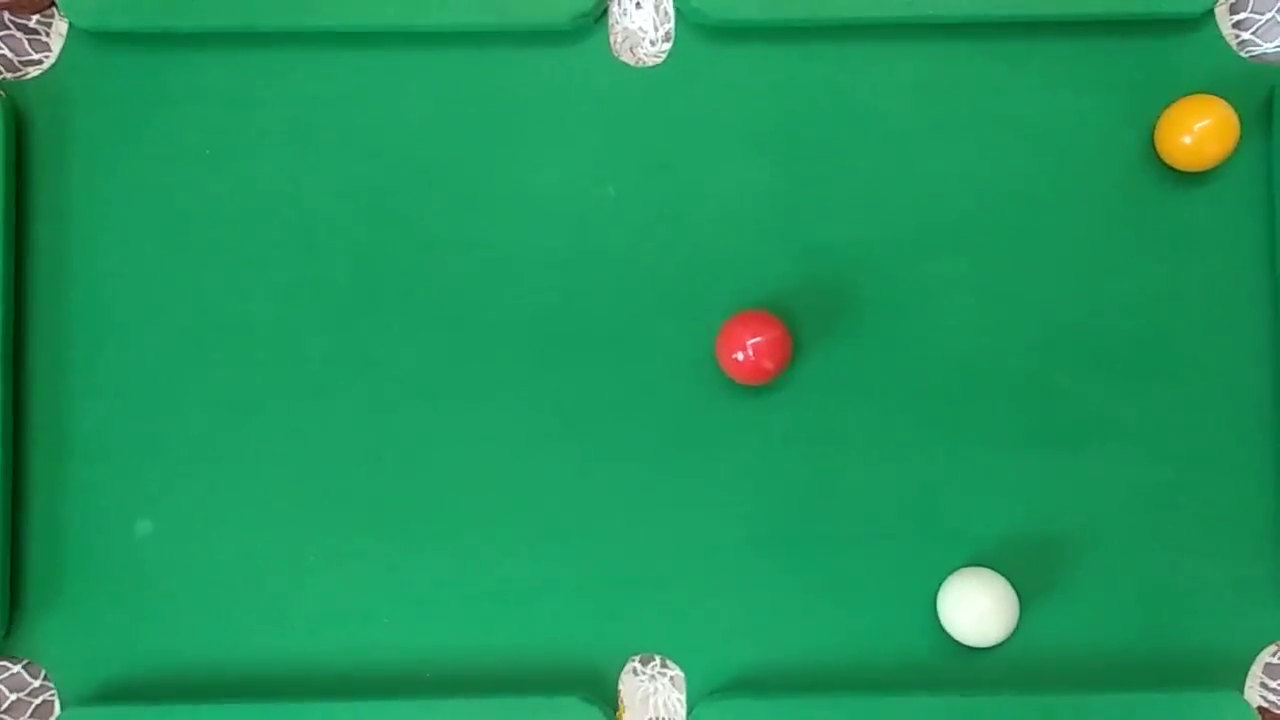
#> input picture frame 201 of billiworlds/camera_demo.mp4, 1280 x 720 px
$ python findDB.py
#> lines starting #> are read from the running program, lines starting #| are printed output that depends on the picture; after the words box and inside, x2 and y2 are one past the last pixel; in counts of white or black regions, pixels touching at a corner belong together
### point.py
from collections import deque
from imutils.video import VideoStream
import numpy as np
import argparse
import cv2
import imutils
import time

def find_ball():
    capture = cv2.VideoCapture('camera_demo.mp4')

    (status, frame) = capture.read()
#> frame is the input picture: shape (720, 1280, 3); mean B, G, R 91.4, 149.8, 30.5
    width = capture.get(cv2.CAP_PROP_FRAME_WIDTH)
    height = capture.get(cv2.CAP_PROP_FRAME_HEIGHT)

    yellowLower = (0,80,100)
    yellowUpper = (40, 255, 255)

    redLower = (-10,150,50)
    redUpper = (10,255, 255)

    whiteLower = (0,0,0)
    whiteUpper = (255,50, 255)
    if capture.isOpened():
        # Read frame
        blurred = cv2.GaussianBlur(frame, (11, 11), 0)
        hsv = cv2.cvtColor(blurred, cv2.COLOR_BGR2HSV)
#> hsv: shape (720, 1280, 3); mean H, S, V 74.5, 208.9, 150.9

        mask_yel = cv2.inRange(hsv, yellowLower, yellowUpper)
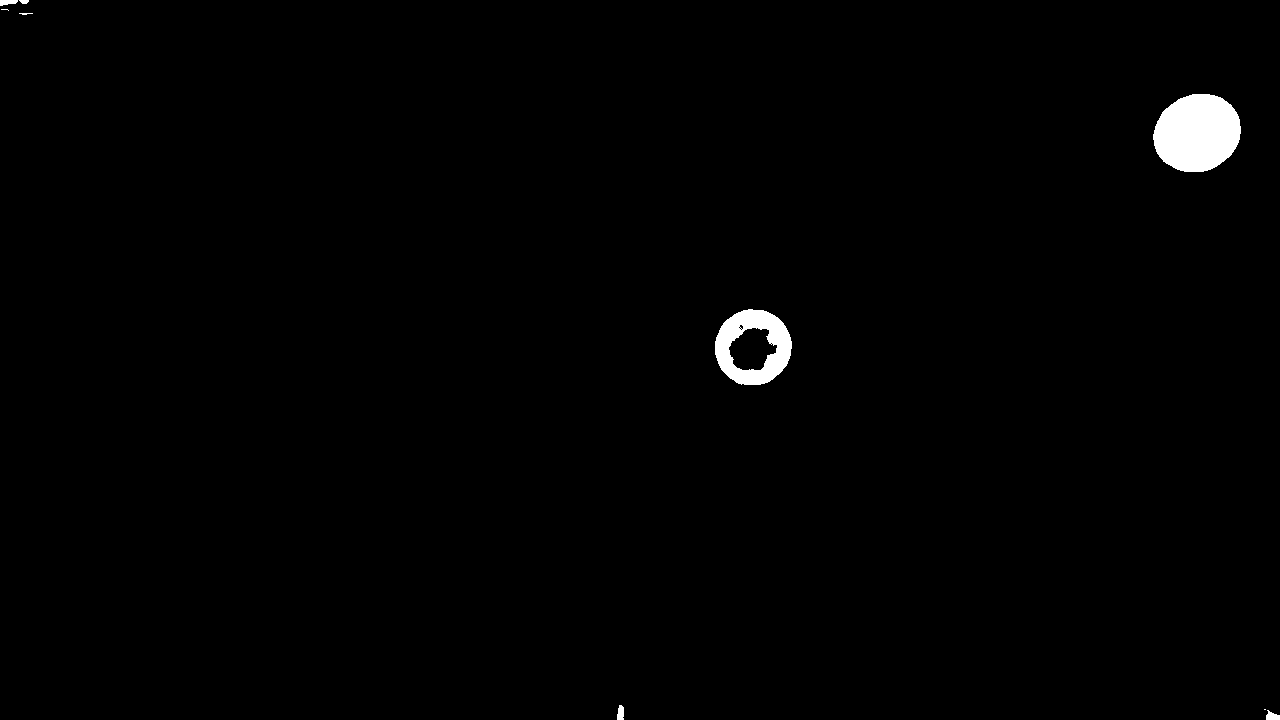
#> mask_yel: shape (720, 1280); 0.96% white; 9 white regions (3 under 20 px), largest, box (x1, y1, x2, y2) and area: (1153, 94, 1241, 172) 5374, (715, 309, 792, 385) 3189, (1266, 710, 1280, 720) 94, (617, 705, 624, 720) 89, (0, 0, 18, 6) 80, (19, 0, 29, 4) 31
        mask_yel = cv2.erode(mask_yel, None, iterations=2)
#> mask_yel: shape (720, 1280); 0.76% white; 6 white regions (1 under 20 px), largest, box (x1, y1, x2, y2) and area: (1155, 96, 1239, 170) 4726, (717, 311, 790, 383) 2153, (1268, 715, 1280, 720) 44, (0, 0, 15, 4) 36, (619, 709, 622, 720) 20
        mask_yel = cv2.dilate(mask_yel, None, iterations=2)
#> mask_yel: shape (720, 1280); 0.95% white; 6 white regions, box (x1, y1, x2, y2) and area: (1153, 94, 1241, 172) 5374, (715, 309, 792, 385) 3157, (1266, 713, 1280, 720) 86, (617, 707, 624, 720) 80, (0, 0, 17, 6) 78, (21, 0, 28, 4) 26

        mask_red = cv2.inRange(hsv, redLower, redUpper)
#> mask_red: shape (720, 1280); 0.29% white; 1 white region, box (x1, y1, x2, y2) and area: (718, 312, 791, 383) 2667
        mask_red = cv2.erode(mask_red, None, iterations=2)
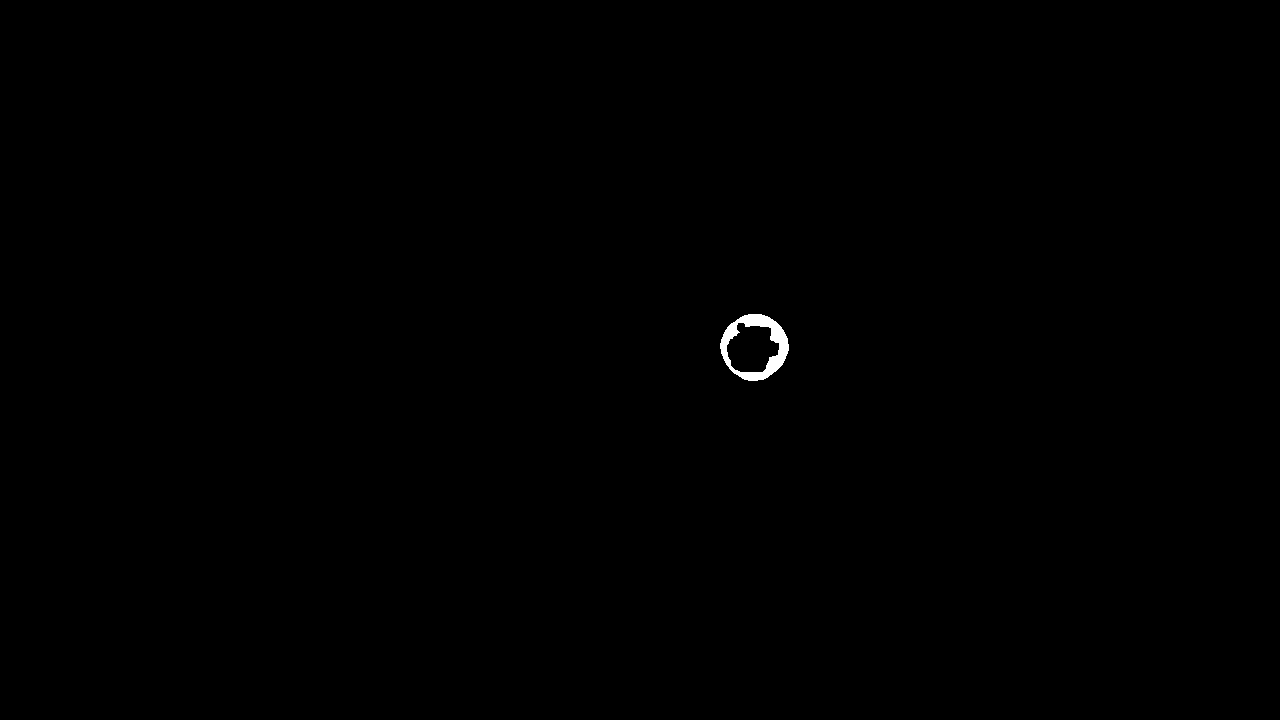
#> mask_red: shape (720, 1280); 0.18% white; 1 white region, box (x1, y1, x2, y2) and area: (720, 314, 789, 381) 1668
        mask_red = cv2.dilate(mask_red, None, iterations=2)
#> mask_red: shape (720, 1280); 0.29% white; 1 white region, box (x1, y1, x2, y2) and area: (718, 312, 791, 383) 2636

        mask_white = cv2.inRange(hsv, whiteLower, whiteUpper)
#> mask_white: shape (720, 1280); 2.5% white; 7 white regions, largest, box (x1, y1, x2, y2) and area: (941, 570, 1016, 645) 4377, (609, 0, 673, 65) 3690, (0, 6, 67, 79) 3646
        mask_white = cv2.erode(mask_white, None, iterations=2)
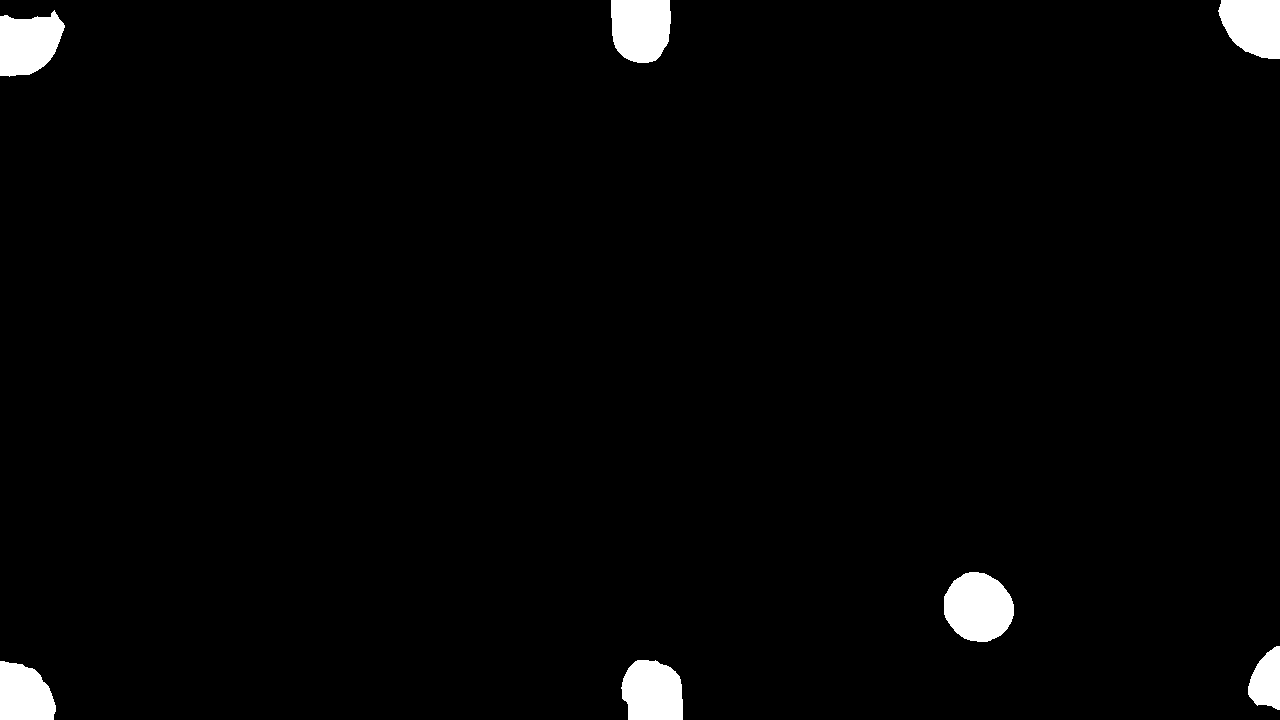
#> mask_white: shape (720, 1280); 2.2% white; 7 white regions, largest, box (x1, y1, x2, y2) and area: (944, 572, 1014, 642) 3794, (611, 0, 671, 63) 3308, (0, 10, 65, 77) 3195
        mask_white = cv2.dilate(mask_white, None, iterations=2)
#> mask_white: shape (720, 1280); 2.5% white; 7 white regions

        # find contours in the mask and initialize the current
        # (x, y) center of the ball
        cnts_yel = cv2.findContours(mask_yel.copy(), cv2.RETR_EXTERNAL, cv2.CHAIN_APPROX_SIMPLE)
#> cnts_yel = 6 contours, 1 with area under 20; largest, box (x1, y1, x2, y2) and area: (1153, 94, 1241, 172) 5256, (715, 309, 792, 385) 4479, (1266, 713, 1280, 720) 68, (617, 707, 624, 720) 62, (0, 0, 17, 6) 58
        cnts_yel = imutils.grab_contours(cnts_yel)
        center_yel = None

        cnts_red = cv2.findContours(mask_red.copy(), cv2.RETR_EXTERNAL, cv2.CHAIN_APPROX_SIMPLE)
#> cnts_red = 1 contour; box (x1, y1, x2, y2) and area: (718, 312, 791, 383) 3966
        cnts_red = imutils.grab_contours(cnts_red)
        center_red = None

        cnts_white = cv2.findContours(mask_white.copy(), cv2.RETR_EXTERNAL, cv2.CHAIN_APPROX_SIMPLE)
#> cnts_white = 7 contours; box (x1, y1, x2, y2) and area: (942, 570, 1016, 644) 4264, (609, 0, 673, 65) 3580, (0, 8, 67, 79) 3516, (619, 658, 685, 720) 3442, (1216, 0, 1280, 61) 3092, (0, 659, 58, 720) 2822, (1246, 644, 1280, 712) 1650
        cnts_white = imutils.grab_contours(cnts_white)
        center_white = None
        # only proceed if at least one contour was found
        if len(cnts_yel) > 0:
            c_yel = max(cnts_yel, key=cv2.contourArea)
#> c_yel = contour of 121 points, box (x1, y1, x2, y2) (1153, 94, 1241, 172), area 5256
            ((x, y), radius) = cv2.minEnclosingCircle(c_yel)
#> x = 1197; y = 133.5; radius = 44.58
            M = cv2.moments(c_yel)
#> M = moments, m00 5255.5, centre m10/m00, m01/m00 = (1196.8, 132.6)
            center_yel = (int(M["m10"] / M["m00"]), int(M["m01"] / M["m00"]))
#> center_yel = (1196, 132)
            # only proceed if the radius meets a minimum size
            if radius > 10:
                cv2.circle(frame, (int(x), int(y)), int(radius), (0, 255, 255), 2)
                cv2.circle(frame, center_yel, 5, (0, 255, 255), -1)
#> frame: shape (720, 1280, 3); mean B, G, R 91.4, 150, 30.7

        if len(cnts_red) > 0:
            c_red = max(cnts_red, key=cv2.contourArea)
#> c_red = contour of 100 points, box (x1, y1, x2, y2) (718, 312, 791, 383), area 3966
            ((x, y), radius) = cv2.minEnclosingCircle(c_red)
#> x = 754.1; y = 346.6; radius = 36.49
            M = cv2.moments(c_red)
#> M = moments, m00 3965.5, centre m10/m00, m01/m00 = (754, 346.6)
            center_red = (int(M["m10"] / M["m00"]), int(M["m01"] / M["m00"]))
#> center_red = (753, 346)

            if radius > 10:
                cv2.circle(frame, (int(x), int(y)), int(radius), (0, 0, 255), 2)
                cv2.circle(frame, center_red, 5, (0, 0, 255), -1)
#> frame: shape (720, 1280, 3); mean B, G, R 91.3, 149.9, 30.8

        if len(cnts_white) > 0:
            c_white = max(cnts_white, key=cv2.contourArea)
#> c_white = contour of 96 points, box (x1, y1, x2, y2) (942, 570, 1016, 644), area 4264
            ((x, y), radius) = cv2.minEnclosingCircle(c_white)
#> x = 978.4; y = 606.4; radius = 38.71
            M = cv2.moments(c_white)
#> M = moments, m00 4264, centre m10/m00, m01/m00 = (978, 606.9)
            center_white = (int(M["m10"] / M["m00"]), int(M["m01"] / M["m00"]))
#> center_white = (978, 606)

            if radius > 10:
                cv2.circle(frame, (int(x), int(y)), int(radius), (255, 255, 255), 2)
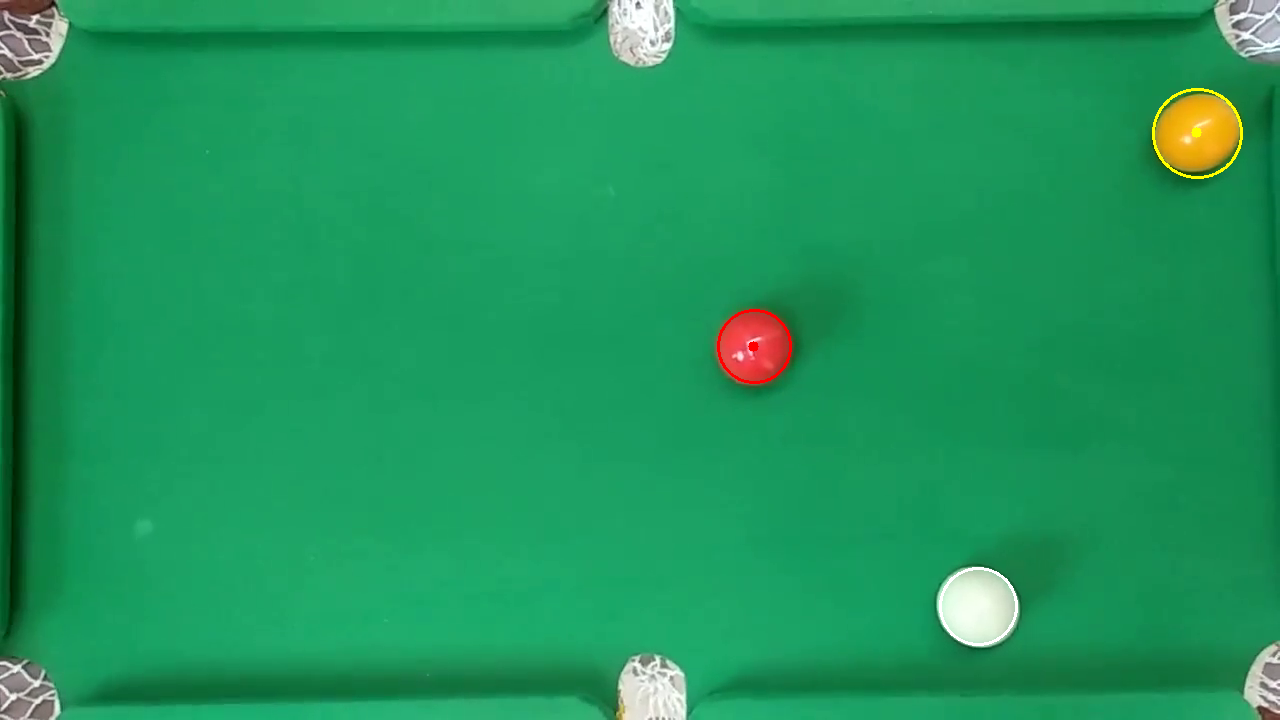
#> frame: shape (720, 1280, 3); mean B, G, R 91.4, 149.9, 30.8
                cv2.circle(frame, center_white, 5, (255, 255, 255), -1)
#> frame: shape (720, 1280, 3); 0.01% of pixels changed, all inside (x1, y1, x2, y2) = (973, 601, 984, 612)


        yel_x = int(center_yel[0]*800/width)
#> yel_x = 747
        yel_y = int(center_yel[1]*400/height)
#> yel_y = 73
        red_x = int(center_red[0]*800/width)
#> red_x = 470
        red_y = int(center_red[1]*400/height)
#> red_y = 192
        white_x = int(center_white[0]*800/width)
#> white_x = 611
        white_y = int(center_white[1]*400/height)
#> white_y = 336

        return yel_x, yel_y, red_x, red_y, white_x, white_y

        cv2.imshow("Frame", frame)

    else:
        pass

### findDB.py
import pymysql.cursors
from point import find_ball
from collections import deque

arr_row = []
select_flag = 0

def db_query(db, sql, params):
    #connect to MySQL
    conn = pymysql.connect(host='localhost',
    user='root',
    password='1234',
    charset='utf8mb4',
    db=db)
    try:
        #create Dictionary Cursor
        with conn.cursor() as cursor:
            sql_query = sql
            #excute SQL
            cursor.execute(sql_query, params)
            rows = cursor.fetchall()
            #print(rows)
        #commit data
        conn.commit()
    finally:
        conn.close()
    return rows


def cal_ball(yel_x, yel_y, red_x, red_y, white_x, white_y) :
    is_long = 0
    ball_point = 0
    cushion1 = 0


    #1쿠션
    slope1 = (red_y - white_y)/(red_x - white_x)
    slope2 = (yel_y - white_y)/(yel_x - white_x)

    x1 = ((-1) * white_y)/slope1 + white_x
    x2 = ((-1) * white_y)/slope2 + white_x

    if x1 >= 0 and x1 <= 800 :
        if x1 <= 500 :
            cushion1 = x1/10
        else :
            cushion1 = 50 + (x1-500)/5
        x = (400 - white_y)/slope1 + white_x
        if x >= 0 and x <= 800 :
            ball_point = x/20 + 10
        elif x >= 800 :
            y = slope1 * (800 - white_x) + white_y
            if (400-y) <= 200 :
                ball_point = ((400-y)/10) + 50
            else :
                ball_point = ((400-y)/5) + 30

    elif x2 >= 0 and x2 <= 800 :
        if x2 <= 500 :
            cushion1 = x2/10
        else :
            cushion1 = 50 + (x2-500)/5
        x = (400 - white_y)/slope2 + white_x
        if x >= 0 and x <= 800 :
            ball_point = x/20 + 10
        elif x >= 800 :
            y = slope2 * (800 - white_x) + white_y
            if (400-y) <= 200 :
                ball_point = ((400-y)/10) + 50
            else :
                ball_point = ((400-y)/5) + 30
    else :
        y1 = ((-1) * slope1)/white_x + white_y
        y2 = ((-1) * slope2)/white_x + white_y

        if y1 >= 0 and y1 <= 400 :
            is_long = 1
            cushion1 = y1/10

            y = slope1 * (800 - white_x) + white_y
            if y >= 0 and y <= 400 :
                ball_point = (y/20) + 20
            else :
                print("not found route")
        elif y2 >= 0 and y2 <= 400 :
            is_long = 1
            cushion1 = y2/10

            y = slope2 * (800 - white_x) + white_y
            if y >= 0 and y <= 400 :
                ball_point = (y/20) + 20
            else :
                print("not found route")
        else :
            print("not found route")
    return ball_point, cushion1, is_long


def select_ball(ball_point, cushion1, is_long) :
    global select_flag
    global arr_row

    sql = """
        select * from route
        where (cushion_1_point between (%s-50) and (%s+50)) and
        (cushion_2_point between (%s-50) and (%s+50)) and
        is_long=%s
        """
    params = (int(ball_point), int(ball_point), int(cushion1), int(cushion1), int(is_long))
    (rows) = db_query('billiworlds', sql, params)
    if select_flag == 0 :
        for x in rows :
            #print(x)
            # x[4] :cushion_1_point x[5] :cushion_2_point
            temp = int((((x[4]-ball_point) ** 2) + ((x[5] - ball_point) ** 2)) ** 0.5)
            print('{0} : {1}'.format(x[0], temp))
            var = (temp, x[0], 0)
            arr_row.append(var)
        arr_row.sort()
    select_flag = 1
    return arr_row

# [70 lines left out: functions find_route, find_DB, find_DB_AR, not called in this run]

#def find_other_DB


if __name__ == "__main__" :
    (yel_x, yel_y, red_x, red_y, white_x, white_y) = find_ball()
#> yel_x = 747; yel_y = 73; red_x = 470; red_y = 192; white_x = 611; white_y = 336
    white_x = 606
    white_y = 341
    (ball_point, cushion1, is_long) = cal_ball(yel_x, yel_y, red_x, red_y, white_x, white_y)
#> in cal_ball, `slope1 = (red_y - white_y)/(red_x - white_x)`: slope1 = 1.1
#> in cal_ball, `slope2 = (yel_y - white_y)/(yel_x - white_x)`: slope2 = -1.9
#> in cal_ball, `x1 = ((-1) * white_y)/slope1 + white_x`: x1 = 294.8
#> in cal_ball, `x2 = ((-1) * white_y)/slope2 + white_x`: x2 = 785.4
#> in cal_ball, `cushion1 = x1/10`: cushion1 = 29.48
#> in cal_ball, `x = (400 - white_y)/slope1 + white_x`: x = 659.9
#> in cal_ball, `ball_point = x/20 + 10`: ball_point = 42.99
#> ball_point = 42.99; cushion1 = 29.48; is_long = 0
    (select_data) = select_ball(ball_point, cushion1, is_long)
#> in select_ball, `params = (int(ball_point), int(ball_point), int(cushion1), int(cushion..`: params = (42, 42, 29, 29, 0)
#> (the run stopped early here; a loop or call above may not have finished)
